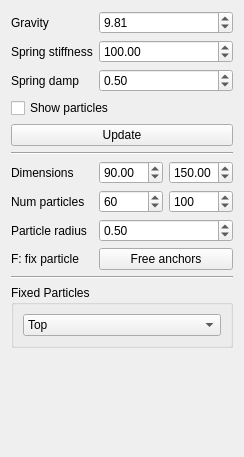
<?xml version="1.0" encoding="UTF-8"?>
<ui version="4.0">
 <class>WidgetCloth</class>
 <widget class="QWidget" name="WidgetCloth">
  <property name="geometry">
   <rect>
    <x>0</x>
    <y>0</y>
    <width>232</width>
    <height>457</height>
   </rect>
  </property>
  <property name="windowTitle">
   <string>Form</string>
  </property>
  <layout class="QFormLayout" name="formLayout">
   <item row="0" column="0">
    <widget class="QLabel" name="label">
     <property name="text">
      <string>Gravity</string>
     </property>
    </widget>
   </item>
   <item row="0" column="1">
    <widget class="QDoubleSpinBox" name="gravity">
     <property name="maximum">
      <double>100.000000000000000</double>
     </property>
     <property name="singleStep">
      <double>1.000000000000000</double>
     </property>
     <property name="value">
      <double>9.810000000000000</double>
     </property>
    </widget>
   </item>
   <item row="1" column="0">
    <widget class="QLabel" name="label_3">
     <property name="text">
      <string>Spring stiffness</string>
     </property>
    </widget>
   </item>
   <item row="1" column="1">
    <widget class="QDoubleSpinBox" name="springStiffness">
     <property name="maximum">
      <double>1000.000000000000000</double>
     </property>
     <property name="singleStep">
      <double>10.000000000000000</double>
     </property>
     <property name="value">
      <double>100.000000000000000</double>
     </property>
    </widget>
   </item>
   <item row="2" column="0">
    <widget class="QLabel" name="label_6">
     <property name="text">
      <string>Spring damp</string>
     </property>
    </widget>
   </item>
   <item row="2" column="1">
    <widget class="QDoubleSpinBox" name="springDamping">
     <property name="maximum">
      <double>1.000000000000000</double>
     </property>
     <property name="singleStep">
      <double>0.100000000000000</double>
     </property>
     <property name="value">
      <double>0.500000000000000</double>
     </property>
    </widget>
   </item>
   <item row="3" column="0" colspan="2">
    <widget class="QCheckBox" name="showParticles">
     <property name="text">
      <string>Show particles</string>
     </property>
     <property name="checked">
      <bool>false</bool>
     </property>
    </widget>
   </item>
   <item row="4" column="0" colspan="2">
    <widget class="QPushButton" name="btnUpdate">
     <property name="text">
      <string>Update</string>
     </property>
    </widget>
   </item>
   <item row="5" column="0" colspan="2">
    <widget class="Line" name="line">
     <property name="orientation">
      <enum>Qt::Orientation::Horizontal</enum>
     </property>
    </widget>
   </item>
   <item row="6" column="0">
    <widget class="QLabel" name="label_2">
     <property name="text">
      <string>Dimensions</string>
     </property>
    </widget>
   </item>
   <item row="6" column="1">
    <layout class="QHBoxLayout" name="horizontalLayout">
     <item>
      <widget class="QDoubleSpinBox" name="sizeX">
       <property name="maximum">
        <double>200.000000000000000</double>
       </property>
       <property name="singleStep">
        <double>10.000000000000000</double>
       </property>
       <property name="value">
        <double>90.000000000000000</double>
       </property>
      </widget>
     </item>
     <item>
      <widget class="QDoubleSpinBox" name="sizeY">
       <property name="maximum">
        <double>200.000000000000000</double>
       </property>
       <property name="singleStep">
        <double>10.000000000000000</double>
       </property>
       <property name="value">
        <double>150.000000000000000</double>
       </property>
      </widget>
     </item>
    </layout>
   </item>
   <item row="7" column="0">
    <widget class="QLabel" name="label_4">
     <property name="text">
      <string>Num particles</string>
     </property>
    </widget>
   </item>
   <item row="7" column="1">
    <layout class="QHBoxLayout" name="horizontalLayout_2">
     <item>
      <widget class="QSpinBox" name="numParticlesX">
       <property name="minimum">
        <number>2</number>
       </property>
       <property name="maximum">
        <number>1000</number>
       </property>
       <property name="singleStep">
        <number>5</number>
       </property>
       <property name="value">
        <number>60</number>
       </property>
      </widget>
     </item>
     <item>
      <widget class="QSpinBox" name="numParticlesY">
       <property name="minimum">
        <number>2</number>
       </property>
       <property name="maximum">
        <number>1000</number>
       </property>
       <property name="singleStep">
        <number>5</number>
       </property>
       <property name="value">
        <number>100</number>
       </property>
      </widget>
     </item>
    </layout>
   </item>
   <item row="8" column="0">
    <widget class="QLabel" name="label_5">
     <property name="text">
      <string>Particle radius</string>
     </property>
    </widget>
   </item>
   <item row="8" column="1">
    <widget class="QDoubleSpinBox" name="particleRad">
     <property name="minimum">
      <double>0.010000000000000</double>
     </property>
     <property name="maximum">
      <double>100.000000000000000</double>
     </property>
     <property name="singleStep">
      <double>0.100000000000000</double>
     </property>
     <property name="value">
      <double>0.500000000000000</double>
     </property>
    </widget>
   </item>
   <item row="9" column="0">
    <widget class="QLabel" name="label_8">
     <property name="text">
      <string>F: fix particle</string>
     </property>
    </widget>
   </item>
   <item row="9" column="1">
    <widget class="QPushButton" name="btnFreeAnchors">
     <property name="text">
      <string>Free anchors</string>
     </property>
    </widget>
   </item>
   <item row="11" column="0" colspan="2">
    <widget class="QGroupBox" name="groupBox">
     <property name="title">
      <string>Fixed Particles</string>
     </property>
     <layout class="QFormLayout" name="formLayout_2">
      <item row="0" column="0" colspan="2">
       <widget class="QComboBox" name="comboBox">
        <item>
         <property name="text">
          <string>Top</string>
         </property>
        </item>
        <item>
         <property name="text">
          <string>Top Corners</string>
         </property>
        </item>
        <item>
         <property name="text">
          <string>All Corners</string>
         </property>
        </item>
        <item>
         <property name="text">
          <string>None</string>
         </property>
        </item>
       </widget>
      </item>
     </layout>
    </widget>
   </item>
   <item row="10" column="0" colspan="2">
    <widget class="Line" name="line_2">
     <property name="orientation">
      <enum>Qt::Orientation::Horizontal</enum>
     </property>
    </widget>
   </item>
  </layout>
 </widget>
 <resources/>
 <connections/>
</ui>
